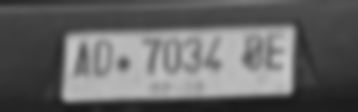
#> input picture Data Test for BDC 2023 - Penyisihan/DataTest1.png, 358 x 112 px, found by its file name
$ python Model_4.py
#> lines starting #> are read from the running program, lines starting #| are printed output that depends on the picture; after the words box and inside, x2 and y2 are one past the last pixel; in counts of white or black regions, pixels touching at a corner belong together
import cv2
import imutils
import easyocr
import numpy as np
from matplotlib import pyplot as plt

# Load image
path = r"D:/Lomba BDC/Model OCR/Data Test/"
image = cv2.imread(path + 'DataTest1.png')
#> image is the input picture: shape (112, 358, 3); min 27, max 199, mean 101.5
gray = cv2.cvtColor(image, cv2.COLOR_BGR2GRAY)

# Filter and find edges
bfilter = cv2.bilateralFilter(gray, 11, 17, 17)
edged = cv2.Canny(bfilter, 30, 200)
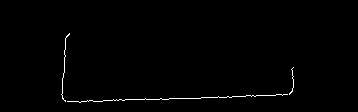
#> edged: shape (112, 358); 0.81% white in thin lines or dots, all inside (x1, y1, x2, y2) = (61, 33, 294, 103)

# Find contours and sort by area
contours = cv2.findContours(edged.copy(), cv2.RETR_TREE, cv2.CHAIN_APPROX_SIMPLE)
#> contours = 3 contours, all with area under 20
contours = imutils.grab_contours(contours)
contours = sorted(contours, key=cv2.contourArea, reverse=True)[:10]

# Find the largest rectangle contour
location = None
for contour in contours:
    approx = cv2.approxPolyDP(contour, 10, True)
    if len(approx) == 4:
        location = approx
        break
#> this loop made 3 passes
#> approx on passes 1 to 3: [[69, 33], [65, 101]], [[293, 67], [289, 94]], [[287, 94], [67, 101]]

print(location)

# OCR to Read Text
if location is not None:
    (x, y, w, h) = cv2.boundingRect(location)
    crop_image = gray[y:y + h, x:x + w]
    readOCR = easyocr.Reader(['en'])
    result = readOCR.readtext(crop_image)
    print(result)

    # Draw bounding box and coordinates on image
    cv2.drawContours(image, [location], -1, (0, 255, 0), 3)
    cv2.putText(image, f"({x}, {y})", (x, y - 10), cv2.FONT_HERSHEY_SIMPLEX, 0.9, (0, 255, 0), 2)

# Plot image with contours and coordinates
plt.imshow(cv2.cvtColor(image, cv2.COLOR_BGR2RGB))
plt.axis('off')
plt.show()
